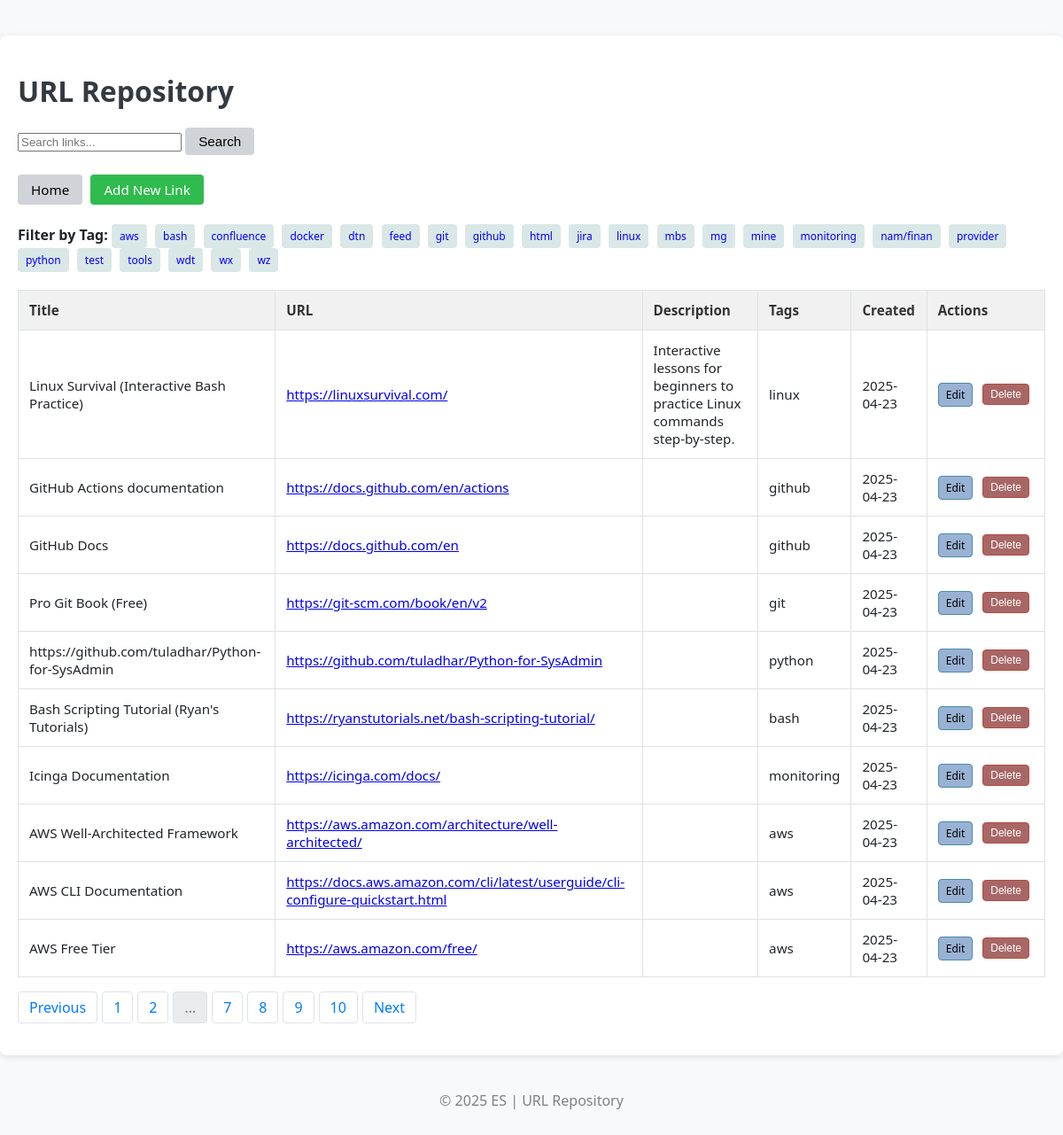
The page /?page=9 on the database its author committed.
### models.py (models this page shows)
class Link(db.Model):
    id = db.Column(db.Integer, primary_key=True)
    title = db.Column(db.String(120), nullable=False)
    url = db.Column(db.String(500), nullable=False)
    description = db.Column(db.Text, nullable=True)
    tags = db.Column(db.String(250), nullable=True)
    created_at = db.Column(db.DateTime, default=datetime.utcnow)

### app.py (the view)
@app.route('/')
def home():
    search_query = request.args.get('search')
    tag_filter = request.args.get('tag')
    page = request.args.get('page', 1, type=int)
    query = Link.query
    if search_query:
        query = query.filter(
            (Link.title.ilike(f'%{search_query}%')) |
            (Link.description.ilike(f'%{search_query}%')) |
            (Link.tags.ilike(f'%{search_query}%'))
        )
    if tag_filter:
        query = query.filter(Link.tags.ilike(f'%{tag_filter}%'))
    links = query.order_by(Link.created_at.desc()).paginate(page=page, per_page=10)  # Paginate here
    all_tags = get_all_tags()
    return render_template('home.html', links=links, search_query=search_query, tag_filter=tag_filter, all_tags=all_tags)

### app.py (called while the page is built)
def get_all_tags():
    tags = []
    all_links = Link.query.all()
    for link in all_links:
        if link.tags:
            tags.extend([t.strip() for t in link.tags.split(',')])
    return sorted(set(tags))  # Remove duplicates and sort

### templates/home.html (shortened to what this page needs)
<!DOCTYPE html>
<html lang="en">
<head>
    <link rel="stylesheet" href="{{ url_for('static', filename='style.css') }}">
</head>
<body class="p-4">
    <div class="container">
        <h1 class="mb-4">URL Repository</h1>
        <form method="GET" action="{{ url_for('home') }}" class="mb-4">
            <div class="input-group">
                <input type="text" name="search" class="form-control" placeholder="Search links..." value="{{ search_query or '' }}">
                <button class="btn btn-primary" type="submit">Search</button>
            </div>
        </form>
	<br>
        <a href="{{ url_for('home') }}" class="btn btn-primary mb-3">Home</a>
        <a href="{{ url_for('add_link') }}" class="btn btn-success mt-4">Add New Link</a>
	<br>
	<br>
{% if all_tags %}
<div class="mb-3">
    <strong>Filter by Tag:</strong>
    {% for tag in all_tags %}
        <a href="{{ url_for('home', tag=tag) }}" class="btn btn-outline-secondary btn-sm">{{ tag }}</a>
    {% endfor %}
</div>
{% endif %}
        {% if links.items %}
        <table class="table table-bordered table-hover">
            <thead class="table-light">
                <tr>
                    <th>Title</th>
                    <th>URL</th>
                    <th>Description</th>
                    <th>Tags</th>
                    <th>Created</th>
                    <th>Actions</th>
                </tr>
            </thead>
            <tbody>
                {% for link in links.items %}
                <tr>
                    <td>{{ link.title }}</td>
                    <td><a href="{{ link.url }}" target="_blank">{{ link.url }}</a></td>
                    <td>{{ link.description }}</td>
                    <td>{{ link.tags }}</td>
                    <td>{{ link.created_at.strftime('%Y-%m-%d') }}</td>
		    <td>
		    <div class="action-buttons">
                    <a href="{{ url_for('edit_link', id=link.id) }}" class="btn btn-sm btn-warning">Edit</a>
                        <form action="{{ url_for('delete_link', id=link.id) }}" method="POST" style="display:inline-block;">
                            <button type="submit" class="btn btn-sm btn-danger" onclick="return confirm('Are you sure you want to delete this link?');">Delete</button>
                        </form>
		    </div>
		    </td>
                </tr>
                {% endfor %}
            </tbody>
        </table>
        <nav aria-label="Page navigation">
            <ul class="pagination">
                {% if links.has_prev %}
                    <li class="page-item">
                        <a class="page-link" href="{{ url_for('home', page=links.prev_num) }}{% if search_query %}&search={{ search_query }}{% endif %}{% if tag_filter %}&tag={{ tag_filter }}{% endif %}">Previous</a>
                    </li>
                {% else %}
                    <li class="page-item disabled">
                        <span class="page-link">Previous</span>
                    </li>
                {% endif %}
                {% for page_num in links.iter_pages(left_edge=2, right_edge=2, left_current=2, right_current=2) %}
                    {% if page_num %}
                        {% if page_num == links.page %}
                            <li class="page-item active">
                                <span class="page-link">{{ page_num }}</span>
                            </li>
                        {% else %}
                            <li class="page-item">
                                <a class="page-link" href="{{ url_for('home', page=page_num) }}{% if search_query %}&search={{ search_query }}{% endif %}{% if tag_filter %}&tag={{ tag_filter }}{% endif %}">{{ page_num }}</a>
                            </li>
                        {% endif %}
                    {% else %}
                        <li class="page-item disabled"><span class="page-link">…</span></li>
                    {% endif %}
                {% endfor %}
                {% if links.has_next %}
                    <li class="page-item">
                        <a class="page-link" href="{{ url_for('home', page=links.next_num) }}{% if search_query %}&search={{ search_query }}{% endif %}{% if tag_filter %}&tag={{ tag_filter }}{% endif %}">Next</a>
                    </li>
                {% else %}
                    <li class="page-item disabled">
                        <span class="page-link">Next</span>
                    </li>
                {% endif %}
            </ul>
        </nav>
        {% else %}
            <div class="alert alert-info" role="alert">
                No links found.
            </div>
        {% endif %}
    </div>
    <footer>
        <p>&copy; 2025 ES | URL Repository</p>
    </footer>
</body>
</html>

### static/style.css (style rules this page uses)
body { background-color: #f8f9fa; color: #212529; font-family: 'Segoe UI', Tahoma, Geneva, Verdana, sans-serif; margin: 0; padding: 0; }
.container { max-width: 1600px; margin: 40px auto; padding: 20px; background-color: #ffffff; border-radius: 8px; box-shadow: 0 2px 8px rgba(0, 0, 0, 0.1); }
h1 { font-size: 2rem; color: #343a40; margin-bottom: 20px; }
.btn { display: inline-block; padding: 6px 14px; border-radius: 4px; text-decoration: none; font-size: 0.95rem; transition: background-color 0.2s ease; border: 1px solid transparent; margin-right: 5px; }
.btn-success { background-color: #30bb4e; color: white; }
.btn-primary { background-color: #d0d4d8; color: rgb(0, 0, 0); }
.table { width: 100%; border-collapse: collapse; margin-top: 20px; font-size: 0.95rem; border: 1px solid #dee2e6; }
.table th, .table td { padding: 12px; border: 1px solid #dee2e6; text-align: left; }
.table th { background-color: #f1f1f1; color: #333; }
.pagination { list-style: none; display: flex; gap: 5px; padding-left: 0; }
.pagination .page-item { display: inline; }
.pagination .page-link { display: inline-block; padding: 6px 12px; background-color: white; color: #007bff; border: 1px solid #dee2e6; border-radius: 4px; text-decoration: none; }
.pagination .page-item.disabled .page-link { color: #6c757d; background-color: #e9ecef; border-color: #dee2e6; }
.action-buttons { display: flex; gap: 6px; align-items: center; }
.btn-sm { padding: 4px 8px; font-size: 12px; border: 1px solid transparent; border-radius: 4px; text-decoration: none; cursor: pointer; }
.btn-warning { background-color: #99b2d3; color: #000; border-color: #478cae; }
.btn-danger { background-color: #a86767; color: #fff; border-color: #b94a3b; }
footer { text-align: center; // padding: 1px; // background-color: #828a92; color: gray; // max-width: 1600px; margin: 40px auto; // border-radius: 4px; }
.btn-outline-secondary { background-color: #dae7e7; color: blue; }

### rows shown on the page
Link: tags "aws", title "AWS Free Tier", url "https://aws.amazon.com/free/", created_at "2025-04-23"
Link: tags "bash", title "Bash Scripting Tutorial (Ryan's Tutorials)", url "https://ryanstutorials.net/bash-scripting-tutorial/", created_at "2025-04-23"
Link: tags "confluence"
Link: tags "docker"
Link: tags "dtn"
Link: tags "feed"
Link: tags "git", title "Pro Git Book (Free)", url "https://git-scm.com/book/en/v2", created_at "2025-04-23"
Link: tags "github", title "GitHub Docs", url "https://docs.github.com/en", created_at "2025-04-23"
Link: tags "html"
Link: tags "jira"
Link: tags "linux"
Link: tags "mbs"
Link: tags "mine"
Link: tags "monitoring", title "Icinga Documentation", url "https://icinga.com/docs/", created_at "2025-04-23"
Link: tags "nam/finan"
Link: tags "provider"
Link: tags "python", title "https://github.com/tuladhar/Python-for-SysAdmin", url "https://github.com/tuladhar/Python-for-SysAdmin", created_at "2025-04-23"
Link: tags "test"
Link: tags "tools"
Link: tags "wz"
Link: title "Linux Survival (Interactive Bash Practice)", url "https://linuxsurvival.com/", description "Interactive lessons for beginners to practice Linux commands step-by-step.", tags "linux", created_at "2025-04-23"
Link: title "GitHub Actions documentation", url "https://docs.github.com/en/actions", tags "github", created_at "2025-04-23"
Link: title "AWS Well-Architected Framework", url "https://aws.amazon.com/architecture/well-architected/", tags "aws", created_at "2025-04-23"
Link: title "AWS CLI Documentation", url "https://docs.aws.amazon.com/cli/latest/userguide/cli-configure-quickstart.html", tags "aws", created_at "2025-04-23"

### other values the page prints
{{ tag }} "mg" "wdt" "wx"
{{ page_num }} "1" "2" "7" "8" "10"
{{ page_num }} "9"
